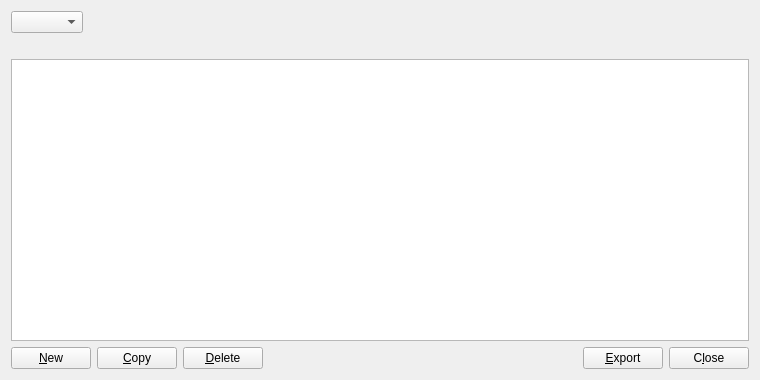
<?xml version="1.0" encoding="UTF-8"?>
<ui version="4.0">
 <class>AddressBookPage</class>
 <widget class="QWidget" name="AddressBookPage">
  <property name="geometry">
   <rect>
    <x>0</x>
    <y>0</y>
    <width>760</width>
    <height>380</height>
   </rect>
  </property>
  <layout class="QVBoxLayout" name="verticalLayout">
    <item>
      <layout class="QHBoxLayout" name="horizontalLayout">
        <item>
            <widget class="QComboBox" name="addressType">
            </widget>
        </item>
        <item>
         <spacer name="horizontalSpacer_">
          <property name="orientation">
           <enum>Qt::Horizontal</enum>
          </property>
          <property name="sizeHint" stdset="0">
           <size>
            <width>40</width>
            <height>20</height>
           </size>
          </property>
         </spacer>
        </item>
      </layout>
    </item>
    <item>
        <widget class="QLabel" name="labelExplanation">
        <property name="textFormat">
        <enum>Qt::PlainText</enum>
        </property>
        <property name="wordWrap">
        <bool>true</bool>
        </property>
        </widget>
    </item>
    <item>
     <widget class="QTableView" name="tableView">
      <property name="contextMenuPolicy">
       <enum>Qt::CustomContextMenu</enum>
      </property>
      <property name="toolTip">
       <string>Right-click to edit address or label</string>
      </property>
      <property name="tabKeyNavigation">
       <bool>false</bool>
      </property>
      <property name="alternatingRowColors">
       <bool>true</bool>
      </property>
      <property name="selectionMode">
       <enum>QAbstractItemView::SingleSelection</enum>
      </property>
      <property name="selectionBehavior">
       <enum>QAbstractItemView::SelectRows</enum>
      </property>
      <property name="sortingEnabled">
       <bool>true</bool>
      </property>
      <attribute name="verticalHeaderVisible">
       <bool>false</bool>
      </attribute>
     </widget>
    </item>
    <item>
        <layout class="QHBoxLayout" name="horizontalLayout">
            <item>
            <widget class="QPushButton" name="newAddress">
            <property name="toolTip">
                <string>Create a new address</string>
            </property>
            <property name="text">
                <string>&amp;New</string>
            </property>
            <property name="autoDefault">
                <bool>false</bool>
            </property>
            </widget>
            </item>
            <item>
            <widget class="QPushButton" name="copyAddress">
            <property name="toolTip">
                <string>Copy the currently selected address to the system clipboard</string>
            </property>
            <property name="text">
                <string>&amp;Copy</string>
            </property>
            <property name="autoDefault">
                <bool>false</bool>
            </property>
            </widget>
            </item>
            <item>
            <widget class="QPushButton" name="deleteAddress">
            <property name="toolTip">
                <string>Delete the currently selected address from the list</string>
            </property>
            <property name="text">
                <string>&amp;Delete</string>
            </property>
            <property name="autoDefault">
                <bool>false</bool>
            </property>
            </widget>
            </item>
            <item>
            <spacer name="horizontalSpacer">
            <property name="orientation">
                <enum>Qt::Horizontal</enum>
            </property>
            <property name="sizeHint" stdset="0">
                <size>
                <width>40</width>
                <height>20</height>
                </size>
            </property>
            </spacer>
            </item>
            <item>
            <widget class="QPushButton" name="exportButton">
            <property name="toolTip">
                <string>Export the data in the current tab to a file</string>
            </property>
            <property name="text">
                <string>&amp;Export</string>
            </property>
            <property name="autoDefault">
                <bool>false</bool>
            </property>
            </widget>
            </item>
            <item>
            <widget class="QPushButton" name="closeButton">
            <property name="sizePolicy">
                <sizepolicy hsizetype="Minimum" vsizetype="Minimum">
                <horstretch>0</horstretch>
                <verstretch>0</verstretch>
                </sizepolicy>
            </property>
            <property name="text">
                <string>C&amp;lose</string>
            </property>
            <property name="autoDefault">
                <bool>false</bool>
            </property>
            </widget>
            </item>
        </layout>
    </item>
  </layout>
 </widget>
 <resources>
  <include location="../BZX.qrc"/>
 </resources>
 <connections/>
</ui>
